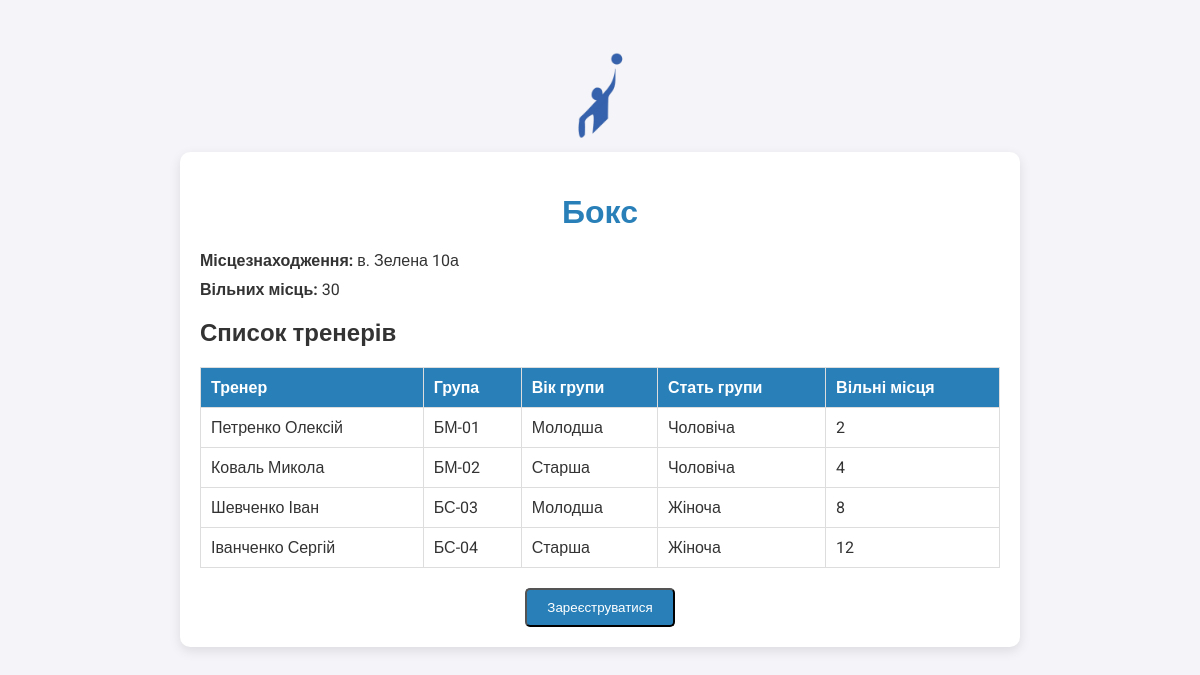
Screenshot of /source/other/section.php?id=1 with the database file from the repository.
### tables this page shows
CREATE TABLE `section` (
  `ID` int NOT NULL AUTO_INCREMENT,
  `Nazva` varchar(30) NOT NULL,
  `Misceznahodjennya` varchar(100) NOT NULL,
  `Miscya` int NOT NULL,
  `Vilni_miscya` int NOT NULL,
  PRIMARY KEY (`ID`)
);

CREATE TABLE `trener` (
  `ID` int NOT NULL AUTO_INCREMENT,
  `ID_Section` int NOT NULL,
  `ID_Grup` int NOT NULL,
  `Prizvushche` varchar(30) NOT NULL,
  `Imya` varchar(30) NOT NULL,
  `Vik` int NOT NULL,
  `Nomer_telefony` varchar(12) NOT NULL,
  PRIMARY KEY (`ID`),
  KEY `ID_Section` (`ID_Section`),
  KEY `ID_Grup` (`ID_Grup`),
  CONSTRAINT `trener_ibfk_1` FOREIGN KEY (`ID_Section`) REFERENCES `section` (`ID`),
  CONSTRAINT `trener_ibfk_2` FOREIGN KEY (`ID_Grup`) REFERENCES `grupa` (`ID`)
);

CREATE TABLE `grupa` (
  `ID` int NOT NULL AUTO_INCREMENT,
  `ID_Section` int NOT NULL,
  `Nazva` varchar(20) NOT NULL,
  `Za_vikom` enum('Молодша','Старша') NOT NULL,
  `Za_statyu` enum('Чоловіча','Жіноча','Змішана') NOT NULL,
  `Miscya` int NOT NULL,
  `Vilni_miscya` int NOT NULL,
  PRIMARY KEY (`ID`),
  KEY `ID_Section` (`ID_Section`),
  CONSTRAINT `grupa_ibfk_1` FOREIGN KEY (`ID_Section`) REFERENCES `section` (`ID`)
);

### source/other/section.php (the view, shortened to what this page needs)
<?php
$conn = new mysqli('localhost:3306', 'root', 'root', 'sportuvni_sections');
$id = $_GET['id'];
$sql = "SELECT * FROM Section WHERE ID = $id";
$result = $conn->query($sql);
$section = $result->fetch_assoc();
$trener_sql = "SELECT T.Prizvushche, T.Imya, G.Nazva, G.Za_vikom, G.Za_statyu, G.Vilni_miscya
               FROM Trener T
               JOIN Grupa G ON T.ID_Grup = G.ID
               WHERE T.ID_Section = $id";
$trener_result = $conn->query($trener_sql);
$is_registered = false;
?>
<!DOCTYPE html>
<html lang="uk">
<head>
    <header style="text-align: center; margin-top: 20px;">
         <a href="/index.php">
            <img src="/images/logo.png" alt="Логотип" style="width: 100px; height: auto;">
        </a>
    </header>
    <link rel="stylesheet" href="/styles/section.css">
</head>
<body class="section">
    <div class="container_section">
        <h1 class="nazva"><?php echo $section['Nazva']; ?></h1>
        <div class="details">
            <p><strong>Місцезнаходження:</strong> <?php echo $section['Misceznahodjennya']; ?></p>
            <p><strong>Вільних місць:</strong> <?php echo $section['Vilni_miscya']; ?></p>
        </div>
        <h2>Список тренерів</h2>
        <table class="section-table">
            <thead>
                <tr>
                    <th>Тренер</th>
                    <th>Група</th>
                    <th>Вік групи</th>
                    <th>Стать групи</th>
                    <th>Вільні місця</th>
                </tr>
            </thead>
            <tbody>
                <?php
                if ($trener_result->num_rows > 0) {
                    while ($trener = $trener_result->fetch_assoc()) {
                        echo "<tr>";
                        echo "<td>" . $trener['Prizvushche'] . " " . $trener['Imya'] . "</td>";
                        echo "<td>" . $trener['Nazva'] . "</td>";
                        echo "<td>" . $trener['Za_vikom'] . "</td>";
                        echo "<td>" . ($trener['Za_statyu'] ? $trener['Za_statyu'] : 'Змішана') . "</td>";
                        echo "<td>" . $trener['Vilni_miscya'] . "</td>";
                        echo "</tr>";
                    }
                } else {
                    echo "<tr><td colspan='4'>Тренерів поки немає.</td></tr>";
                }
                ?>
            </tbody>
        </table>
    <div style="text-align: center; margin-top: 20px;">
        <?php if ($is_registered): ?>
            <button class="button" onclick="document.getElementById('confirmModal').style.display='block'">Покинути</button>
            <div id="confirmModal" class="modal">
                <div class="modal-content">
                    <p>Ви дійсно бажаєте покинути секцію?</p>
                    <form action="/source/registration/unregister.php" method="POST">
                        <input type="hidden" name="section_id" value="<?php echo $section['ID']; ?>">
                        <button class="button" type="submit">Підтвердити</button>
                        <button class="button" type="button" onclick="document.getElementById('confirmModal').style.display='none'">Скасувати</button>
                    </form>
                </div>
            </div>
        <?php else: ?>
            <form action="/source/registration/register_process.php" method="POST">
                <?php if (isset($_SESSION['user_id'])): ?>
                    <input type="hidden" name="user_id" value="<?php echo $_SESSION['user_id']; ?>">
                    <button class="button" type="submit">Зареєструватися</button>
                <?php else: ?>
                    <button class="button" type="button" onclick="window.location.href='/source/registration/register.php?section_id=<?php echo $section['ID']; ?>'">Зареєструватися</button>
                <?php endif; ?>
            </form>
        <?php endif; ?>
    </div>
</body>
</html>

### styles/section.css (style rules this page uses)
.section { background-color: #f4f4f9; color: #333; font-family: 'Roboto', sans-serif; padding: 20px; }
.container_section { max-width: 800px; margin: 0 auto; background-color: #fff; padding: 20px; box-shadow: 0 4px 12px rgba(0, 0, 0, 0.1); border-radius: 10px; }
.nazva { text-align: center; color: #2980b9; margin-bottom: 20px; }
.details { margin-bottom: 20px; }
.details p { margin: 10px 0; }
.button { display: inline-block; padding: 10px 20px; background-color: #2980b9; color: white; text-align: center; border-radius: 5px; text-decoration: none; transition: background-color 0.3s ease; }
.section-table { width: 100%; border-collapse: collapse; margin-top: 20px; }
th, td { border: 1px solid #ddd; padding: 10px; text-align: left; }
th { background-color: #2980b9; color: white; }

### rows the page displays
section: Nazva "Бокс", Misceznahodjennya "в. Зелена 10а", Vilni_miscya "30"
trener: Prizvushche "Петренко", Imya "Олексій", ID_Grup.Nazva "БМ-01", ID_Grup.Za_vikom "Молодша", ID_Grup.Za_statyu "Чоловіча", ID_Grup.Vilni_miscya "2"
trener: Prizvushche "Коваль", Imya "Микола", ID_Grup.Nazva "БМ-02", ID_Grup.Za_vikom "Старша", ID_Grup.Za_statyu "Чоловіча", ID_Grup.Vilni_miscya "4"
trener: Prizvushche "Шевченко", Imya "Іван", ID_Grup.Nazva "БС-03", ID_Grup.Za_vikom "Молодша", ID_Grup.Za_statyu "Жіноча", ID_Grup.Vilni_miscya "8"
trener: Prizvushche "Іванченко", Imya "Сергій", ID_Grup.Nazva "БС-04", ID_Grup.Za_vikom "Старша", ID_Grup.Za_statyu "Жіноча", ID_Grup.Vilni_miscya "12"
